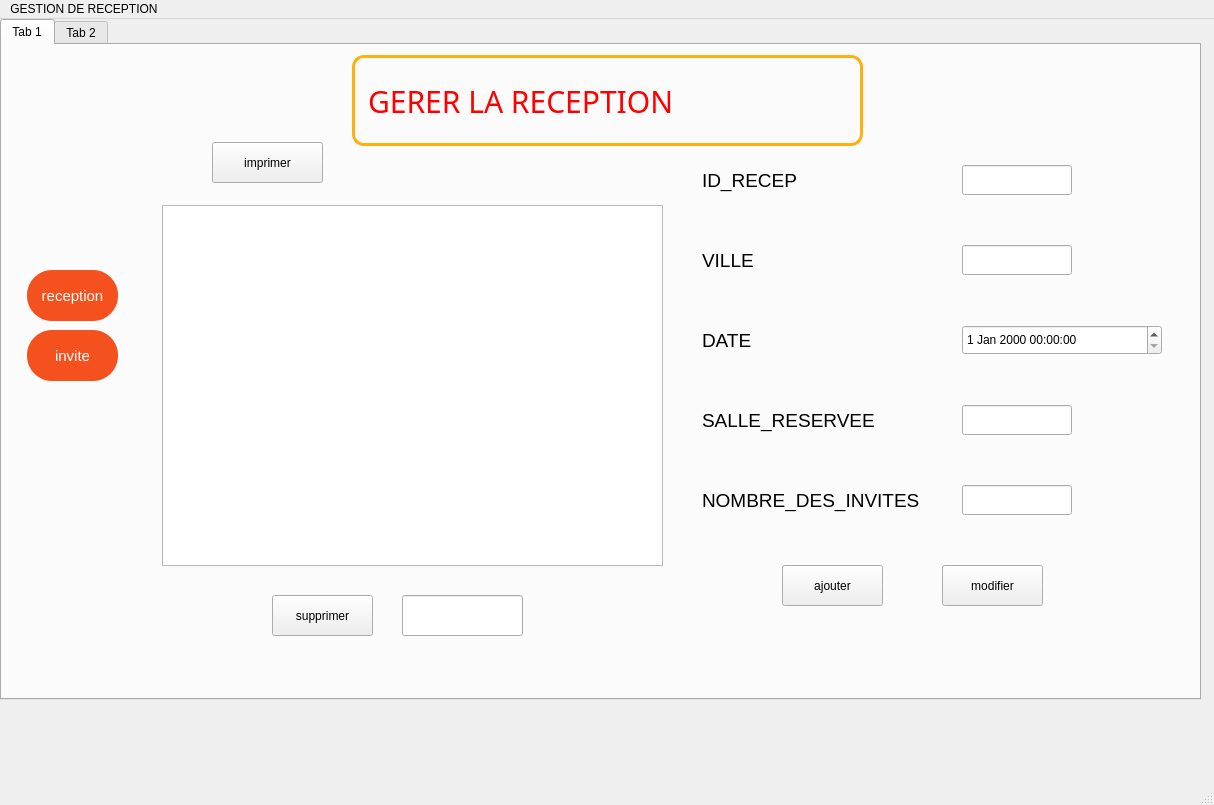
<?xml version="1.0" encoding="UTF-8"?>
<ui version="4.0">
 <class>MainWindow</class>
 <widget class="QMainWindow" name="MainWindow">
  <property name="geometry">
   <rect>
    <x>0</x>
    <y>0</y>
    <width>1214</width>
    <height>805</height>
   </rect>
  </property>
  <property name="windowTitle">
   <string>MainWindow</string>
  </property>
  <widget class="QWidget" name="centralwidget">
   <widget class="QTabWidget" name="tabWidget">
    <property name="geometry">
     <rect>
      <x>0</x>
      <y>0</y>
      <width>1201</width>
      <height>681</height>
     </rect>
    </property>
    <property name="currentIndex">
     <number>0</number>
    </property>
    <widget class="QWidget" name="RECEPTION">
     <attribute name="title">
      <string>Tab 1</string>
     </attribute>
     <widget class="QLabel" name="label">
      <property name="geometry">
       <rect>
        <x>350</x>
        <y>10</y>
        <width>511</width>
        <height>91</height>
       </rect>
      </property>
      <property name="font">
       <font>
        <family>arial black</family>
        <pointsize>-1</pointsize>
       </font>
      </property>
      <property name="styleSheet">
       <string notr="true">
background-color: transparent;
border-radius: 12px;
border-color: rgb(255, 175, 14);
	padding: 5px;
border-width: 3px;
border-style: solid ;
font-size: 30px;

font-family: arial black;
color: rgb(255, 0, 0);
</string>
      </property>
      <property name="text">
       <string>GERER LA RECEPTION</string>
      </property>
     </widget>
     <widget class="QLabel" name="label_7">
      <property name="geometry">
       <rect>
        <x>700</x>
        <y>120</y>
        <width>111</width>
        <height>30</height>
       </rect>
      </property>
      <property name="font">
       <font>
        <pointsize>14</pointsize>
       </font>
      </property>
      <property name="text">
       <string>ID_RECEP</string>
      </property>
     </widget>
     <widget class="QLabel" name="label_8">
      <property name="geometry">
       <rect>
        <x>700</x>
        <y>200</y>
        <width>80</width>
        <height>30</height>
       </rect>
      </property>
      <property name="font">
       <font>
        <pointsize>14</pointsize>
       </font>
      </property>
      <property name="text">
       <string>VILLE</string>
      </property>
     </widget>
     <widget class="QLabel" name="label_9">
      <property name="geometry">
       <rect>
        <x>700</x>
        <y>280</y>
        <width>80</width>
        <height>30</height>
       </rect>
      </property>
      <property name="font">
       <font>
        <pointsize>14</pointsize>
       </font>
      </property>
      <property name="text">
       <string>DATE</string>
      </property>
     </widget>
     <widget class="QLabel" name="label_10">
      <property name="geometry">
       <rect>
        <x>700</x>
        <y>360</y>
        <width>200</width>
        <height>30</height>
       </rect>
      </property>
      <property name="font">
       <font>
        <pointsize>14</pointsize>
       </font>
      </property>
      <property name="text">
       <string>SALLE_RESERVEE</string>
      </property>
     </widget>
     <widget class="QLabel" name="label_11">
      <property name="geometry">
       <rect>
        <x>700</x>
        <y>440</y>
        <width>241</width>
        <height>30</height>
       </rect>
      </property>
      <property name="font">
       <font>
        <pointsize>14</pointsize>
       </font>
      </property>
      <property name="text">
       <string>NOMBRE_DES_INVITES</string>
      </property>
     </widget>
     <widget class="QListView" name="listView_2">
      <property name="geometry">
       <rect>
        <x>160</x>
        <y>160</y>
        <width>501</width>
        <height>361</height>
       </rect>
      </property>
     </widget>
     <widget class="QLineEdit" name="lineEdit">
      <property name="geometry">
       <rect>
        <x>960</x>
        <y>120</y>
        <width>110</width>
        <height>30</height>
       </rect>
      </property>
     </widget>
     <widget class="QLineEdit" name="lineEdit_2">
      <property name="geometry">
       <rect>
        <x>960</x>
        <y>200</y>
        <width>110</width>
        <height>30</height>
       </rect>
      </property>
     </widget>
     <widget class="QLineEdit" name="lineEdit_3">
      <property name="geometry">
       <rect>
        <x>960</x>
        <y>440</y>
        <width>110</width>
        <height>30</height>
       </rect>
      </property>
     </widget>
     <widget class="QLineEdit" name="lineEdit_4">
      <property name="geometry">
       <rect>
        <x>960</x>
        <y>360</y>
        <width>110</width>
        <height>30</height>
       </rect>
      </property>
     </widget>
     <widget class="QDateTimeEdit" name="dateTimeEdit">
      <property name="geometry">
       <rect>
        <x>960</x>
        <y>280</y>
        <width>200</width>
        <height>30</height>
       </rect>
      </property>
     </widget>
     <widget class="QLineEdit" name="lineEdit_9">
      <property name="geometry">
       <rect>
        <x>400</x>
        <y>550</y>
        <width>121</width>
        <height>41</height>
       </rect>
      </property>
     </widget>
     <widget class="QPushButton" name="pushButton">
      <property name="geometry">
       <rect>
        <x>270</x>
        <y>550</y>
        <width>101</width>
        <height>41</height>
       </rect>
      </property>
      <property name="text">
       <string>supprimer</string>
      </property>
     </widget>
     <widget class="QPushButton" name="pushButton_2">
      <property name="geometry">
       <rect>
        <x>780</x>
        <y>520</y>
        <width>101</width>
        <height>41</height>
       </rect>
      </property>
      <property name="text">
       <string>ajouter</string>
      </property>
     </widget>
     <widget class="QPushButton" name="pushButton_3">
      <property name="geometry">
       <rect>
        <x>940</x>
        <y>520</y>
        <width>101</width>
        <height>41</height>
       </rect>
      </property>
      <property name="text">
       <string>modifier</string>
      </property>
     </widget>
     <widget class="QPushButton" name="pushButton_4">
      <property name="geometry">
       <rect>
        <x>210</x>
        <y>97</y>
        <width>111</width>
        <height>41</height>
       </rect>
      </property>
      <property name="text">
       <string>imprimer</string>
      </property>
     </widget>
     <widget class="QPushButton" name="pushButton_11">
      <property name="geometry">
       <rect>
        <x>20</x>
        <y>220</y>
        <width>101</width>
        <height>61</height>
       </rect>
      </property>
      <property name="styleSheet">
       <string notr="true">.QPushButton {

  border-radius: 25%;
  background-color: #f4511e;

  color: #FFFFFF;
  text-align: center;
  font-size: 15px;
  padding: 15px;


  cursor: pointer;
  margin: 5px;
}

.QPushButton:hover  {
  padding-right: 15px;
font-size: 15px;
 background-color:black;
}</string>
      </property>
      <property name="text">
       <string>reception</string>
      </property>
     </widget>
     <widget class="QPushButton" name="pushButton_12">
      <property name="geometry">
       <rect>
        <x>20</x>
        <y>280</y>
        <width>101</width>
        <height>61</height>
       </rect>
      </property>
      <property name="styleSheet">
       <string notr="true">.QPushButton {

  border-radius: 25%;
  background-color: #f4511e;

  color: #FFFFFF;
  text-align: center;
  font-size: 15px;
  padding: 15px;


  cursor: pointer;
  margin: 5px;
}

.QPushButton:hover  {
  padding-right: 15px;
font-size: 15px;
 background-color:black;
}</string>
      </property>
      <property name="text">
       <string>invite</string>
      </property>
     </widget>
    </widget>
    <widget class="QWidget" name="INVITE">
     <attribute name="title">
      <string>Tab 2</string>
     </attribute>
     <widget class="QLabel" name="label_2">
      <property name="geometry">
       <rect>
        <x>350</x>
        <y>10</y>
        <width>511</width>
        <height>81</height>
       </rect>
      </property>
      <property name="font">
       <font>
        <family>arial black</family>
        <pointsize>-1</pointsize>
       </font>
      </property>
      <property name="styleSheet">
       <string notr="true">background-color: transparent;
border-radius: 12px;
border-color: rgb(255, 175, 14);
	padding: 5px;
border-width: 3px;
border-style: solid ;
font-size: 30px;

font-family: arial black;
color: rgb(255, 0, 0);
</string>
      </property>
      <property name="text">
       <string>GERER LES INVITES</string>
      </property>
     </widget>
     <widget class="QLabel" name="label_4">
      <property name="geometry">
       <rect>
        <x>760</x>
        <y>120</y>
        <width>81</width>
        <height>30</height>
       </rect>
      </property>
      <property name="font">
       <font>
        <pointsize>14</pointsize>
       </font>
      </property>
      <property name="text">
       <string>ID_INV</string>
      </property>
     </widget>
     <widget class="QLabel" name="label_5">
      <property name="geometry">
       <rect>
        <x>700</x>
        <y>200</y>
        <width>341</width>
        <height>30</height>
       </rect>
      </property>
      <property name="font">
       <font>
        <pointsize>14</pointsize>
       </font>
      </property>
      <property name="text">
       <string>NOMBRE_DE_PLACES_RESERVE</string>
      </property>
     </widget>
     <widget class="QLabel" name="label_6">
      <property name="geometry">
       <rect>
        <x>710</x>
        <y>280</y>
        <width>181</width>
        <height>30</height>
       </rect>
      </property>
      <property name="font">
       <font>
        <pointsize>14</pointsize>
       </font>
      </property>
      <property name="text">
       <string>NUMERO_TABLE</string>
      </property>
     </widget>
     <widget class="QListView" name="listView">
      <property name="geometry">
       <rect>
        <x>170</x>
        <y>170</y>
        <width>491</width>
        <height>351</height>
       </rect>
      </property>
     </widget>
     <widget class="QLineEdit" name="lineEdit_5">
      <property name="geometry">
       <rect>
        <x>1040</x>
        <y>120</y>
        <width>110</width>
        <height>30</height>
       </rect>
      </property>
     </widget>
     <widget class="QLineEdit" name="lineEdit_6">
      <property name="geometry">
       <rect>
        <x>1040</x>
        <y>200</y>
        <width>110</width>
        <height>30</height>
       </rect>
      </property>
     </widget>
     <widget class="QLineEdit" name="lineEdit_7">
      <property name="geometry">
       <rect>
        <x>1040</x>
        <y>280</y>
        <width>110</width>
        <height>30</height>
       </rect>
      </property>
     </widget>
     <widget class="QLineEdit" name="lineEdit_8">
      <property name="geometry">
       <rect>
        <x>440</x>
        <y>540</y>
        <width>111</width>
        <height>41</height>
       </rect>
      </property>
     </widget>
     <widget class="QPushButton" name="pushButton_5">
      <property name="geometry">
       <rect>
        <x>780</x>
        <y>390</y>
        <width>101</width>
        <height>41</height>
       </rect>
      </property>
      <property name="text">
       <string>ajouter</string>
      </property>
     </widget>
     <widget class="QPushButton" name="pushButton_6">
      <property name="geometry">
       <rect>
        <x>930</x>
        <y>390</y>
        <width>101</width>
        <height>41</height>
       </rect>
      </property>
      <property name="text">
       <string>modifier</string>
      </property>
     </widget>
     <widget class="QPushButton" name="pushButton_7">
      <property name="geometry">
       <rect>
        <x>290</x>
        <y>540</y>
        <width>111</width>
        <height>41</height>
       </rect>
      </property>
      <property name="text">
       <string>supprimer</string>
      </property>
     </widget>
     <widget class="QPushButton" name="pushButton_8">
      <property name="geometry">
       <rect>
        <x>170</x>
        <y>110</y>
        <width>93</width>
        <height>41</height>
       </rect>
      </property>
      <property name="text">
       <string>rechercher</string>
      </property>
     </widget>
     <widget class="QLineEdit" name="lineEdit_10">
      <property name="geometry">
       <rect>
        <x>300</x>
        <y>110</y>
        <width>121</width>
        <height>41</height>
       </rect>
      </property>
     </widget>
     <widget class="QPushButton" name="pushButton_9">
      <property name="geometry">
       <rect>
        <x>30</x>
        <y>220</y>
        <width>101</width>
        <height>61</height>
       </rect>
      </property>
      <property name="styleSheet">
       <string notr="true">.QPushButton {

  border-radius: 25%;
  background-color: #f4511e;

  color: #FFFFFF;
  text-align: center;
  font-size: 15px;
  padding: 15px;


  cursor: pointer;
  margin: 5px;
}

.QPushButton:hover  {
  padding-right: 15px;
font-size: 15px;
 background-color:black;
}</string>
      </property>
      <property name="text">
       <string>reception</string>
      </property>
     </widget>
     <widget class="QPushButton" name="pushButton_10">
      <property name="geometry">
       <rect>
        <x>30</x>
        <y>280</y>
        <width>101</width>
        <height>61</height>
       </rect>
      </property>
      <property name="styleSheet">
       <string notr="true">.QPushButton {

  border-radius: 25%;
  background-color: #f4511e;

  color: #FFFFFF;
  text-align: center;
  font-size: 15px;
  padding: 15px;


  cursor: pointer;
  margin: 5px;
}

.QPushButton:hover  {
  padding-right: 15px;
font-size: 15px;
 background-color:black;
}</string>
      </property>
      <property name="text">
       <string>invite</string>
      </property>
     </widget>
    </widget>
   </widget>
  </widget>
  <widget class="QMenuBar" name="menubar">
   <property name="geometry">
    <rect>
     <x>0</x>
     <y>0</y>
     <width>1214</width>
     <height>21</height>
    </rect>
   </property>
   <widget class="QMenu" name="menuGESTION_DE_RECEPTION">
    <property name="title">
     <string>GESTION DE RECEPTION</string>
    </property>
   </widget>
   <addaction name="menuGESTION_DE_RECEPTION"/>
  </widget>
  <widget class="QStatusBar" name="statusbar"/>
 </widget>
 <resources/>
 <connections/>
</ui>
